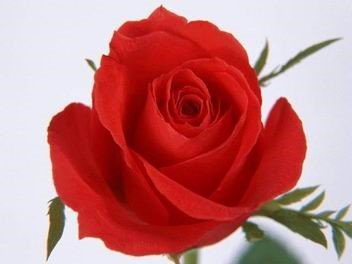
%> input picture 实验八/rose.tif, 352 x 264 px
$ octave tuxiang8.m   (GNU Octave 9; MATLAB toolbox functions it lacks are replaced by stand-ins)
%> lines starting %> are read from the running program, lines starting %| are printed output that depends on the picture
clc
clear all;

rgb_image=imread('rose.tif');
%> rgb_image is the input picture: size 264x352x3 uint8; mean R, G, B 194.6, 122, 123.6
fR=rgb_image(:,:,1);
imwrite(fR,'v1_red.jpg');
fG=rgb_image(:,:,2);
imwrite(fR,'v1_green.jpg');
fB=rgb_image(:,:,3);
imwrite(fR,'v1_blue.jpg');
figure(1);
subplot(1,3,1),imshow(fR)
subplot(1,3,2),imshow(fG)
subplot(1,3,3),imshow(fB)

yiq_image=rgb2ntsc(rgb_image);
%> yiq_image: size 264x352x3 double; mean of channels 1, 2, 3 0.564, 0.168, 0.0621
fY=yiq_image(:,:,1);
fI=yiq_image(:,:,2);
fQ=yiq_image(:,:,3);
figure(2);
subplot(2,3,1),imshow(fY),title('亮度')
subplot(2,3,2),imshow(fI),title('色调')
subplot(2,3,3),imshow(fQ),title('饱和度')

GR=histeq(fR,256);
GG=histeq(fG,256);
GB=histeq(fB,256);
RGB_image=cat(3,GR,GG,GB);
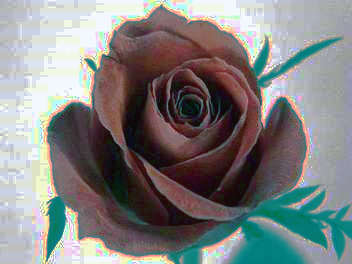
%> RGB_image: size 264x352x3 uint8; mean R, G, B 129.5, 129.9, 129.4
figure(3)
subplot(2,2,1),imshow(GR),title('histeq 直方图均衡后的fR')
subplot(2,2,2),imshow(GG),title('histeq 直方图均衡后的fG')
subplot(2,2,3),imshow(GB),title('histeq 直方图均衡后的fB')
subplot(2,2,4),imshow(RGB_image),title('histeq 直方图均衡后的合成图像')
figure(4),subplot(1,2,1);
imhist(fR,64);
title('原图像直方图R')
subplot(1,2,2);
imhist(GR,64);
title('均衡化后的图像直方图R');
%> figure, not shown here; panel 1: highest point at x = 234.8, y = 19741; panel 2: highest point at x = 242.9, y = 7153
figure(5),subplot(1,2,1);
imhist(fG,64);
title('原图像直方图G')
subplot(1,2,2);
imhist(GG,64);
title('均衡化后的图像直方图G');
%> figure, not shown here; panel 1: highest point at x = 234.8, y = 20562; panel 2: highest point at x = 246.9, y = 7141
figure(6),subplot(1,2,1);
imhist(fB,64);
title('原图像直方图B')
subplot(1,2,2);
imhist(GB,64);
title('均衡化后的图像直方图B');
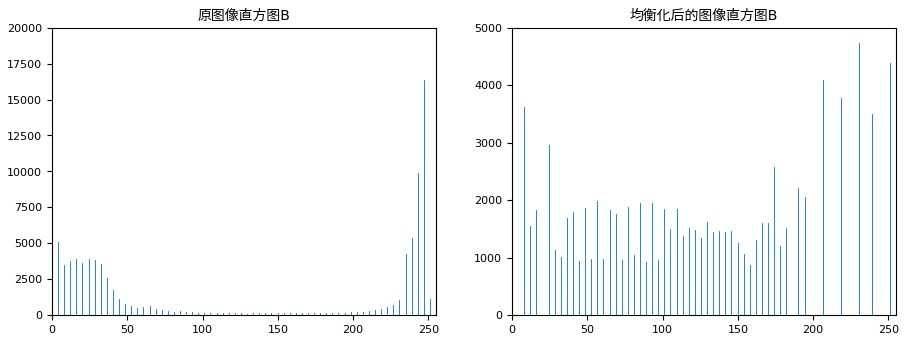
%> figure redrawn from the program's plot data, 2 panels; panel 1: highest point at x = 246.9, y = 16389; panel 2: highest point at x = 230.7, y = 4731

f1=imread('v1_red.jpg');
%> f1: size 264x352 uint8; min 49, max 255, mean 194.6
f2=imread('v1_green.jpg');
f3=imread('v1_blue.jpg');

ture_color=cat(3,f1,f2,f3);
figure,imshow(ture_color)

I=imread('v1_red.jpg');
I=double(I);
[m,n]=size(I);L=256;
%> after `[m,n]=size(I)`: m = 264; n = 352
for i=1:m
    for j=1:n
        if I(i,j)<L/4
            R(i,j)=0;
            G(i,j)=4*I(i,j);
            B(i,j)=L;
else if I(i,j)<=L/2
        R(i,j)=0;
G(i,j)=L;
B(i,j)=-4*I(i,j)+2*L;
    else if I(i,j)<=3*L/4
            R(i,j)=4*I(i,j)-2*L;
            G(i,j)=L;
B(i,j)=0;
        else
            R(i,j)=L;
G(i,j)=-4*I(i,j)+4*L;
B(i,j)=0;
        end
    end
        end
    end
end
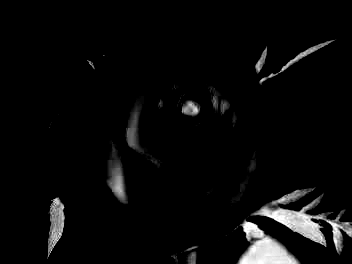
%> B: size 264x352 double; min 0, max 256, mean 10.2; drawn with min black and max white
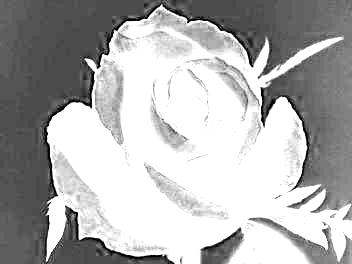
%> G: size 264x352 double; min 4, max 256, mean 177.6; drawn with min black and max white
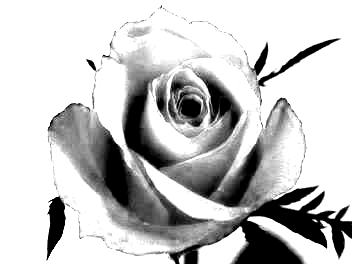
%> R: size 264x352 double; min 0, max 256, mean 198.4; drawn with min black and max white
for i=1:m
    for j=1:n
G2C(i,j,1)=R(i,j);
G2C(i,j,2)=G(i,j);
G2C(i,j,3)=B(i,j);
    end
end
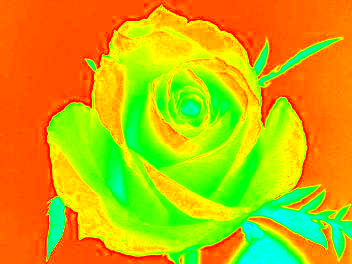
%> G2C: size 264x352x3 double; mean R, G, B 198.4, 177.6, 10.2; drawn with min black and max white
G2C=G2C/256;
imwrite(G2C,'infer_near.jpg');figure(7),imshow(G2C)
F4=imread('infer_near.jpg');
f4=F4(:,:,1);
false_color=cat(3,f4,f2,f3);
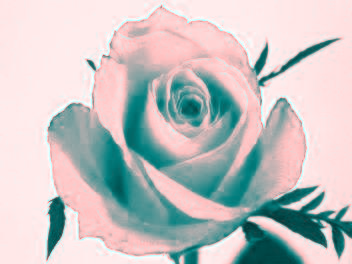
%> false_color: size 264x352x3 uint8; mean R, G, B 196.7, 194.6, 194.6
figure,imshow(false_color)

%> (the run ends here)

$ run again, with 实验八/8L.jpg saved as 实验八/rose.tif
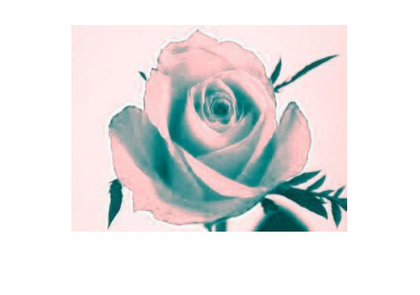
%> input picture 实验八/8L.jpg, 420 x 295 px, shrunk from 536 x 377 before the run
%> rgb_image is the input picture: size 295x420x3 uint8; mean R, G, B 228, 227.3, 227.3
%> yiq_image: size 295x420x3 double; mean of channels 1, 2, 3 0.892, 0.00152, 0.000545
%> after the loop `for i=1:m`:
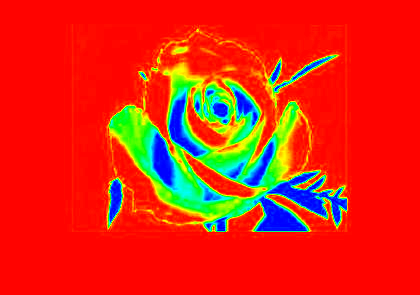
%> G2C: size 295x420x3 double; mean R, G, B 224.6, 41.6, 19; drawn with min black and max white
%> `false_color=cat(3,f4,f2,f3);`:
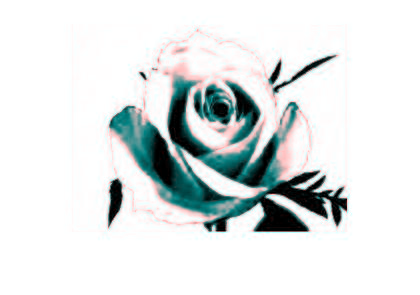
%> false_color: size 295x420x3 uint8; mean R, G, B 223.3, 227.9, 227.9
